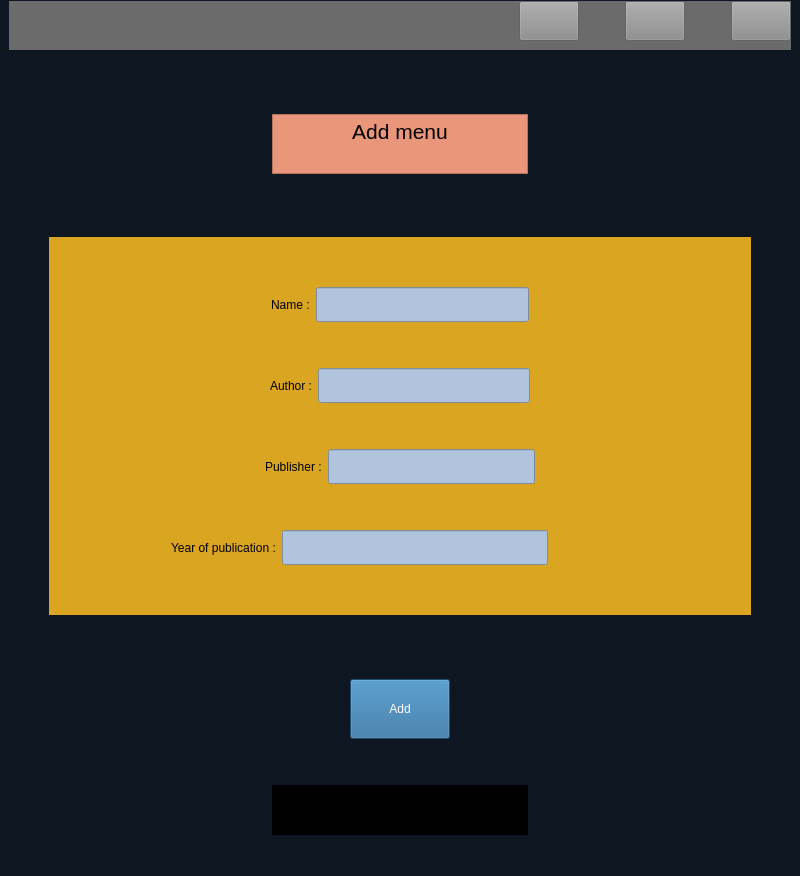
<?xml version="1.0" encoding="UTF-8"?>
<ui version="4.0">
 <class>add</class>
 <widget class="QWidget" name="add">
  <property name="geometry">
   <rect>
    <x>0</x>
    <y>0</y>
    <width>800</width>
    <height>876</height>
   </rect>
  </property>
  <property name="windowTitle">
   <string>Form</string>
  </property>
  <property name="styleSheet">
   <string notr="true">#addwin
{
background-color : rgb(14, 22, 33)
}

#top
{
background-color : rgb(107, 107, 107)
}

#pushButton::hover
{
	background-color: rgb(206, 206, 206);
}

#pushButton
{
background-color : rgb(140, 140, 140) ;
border-color: rgb(0, 0, 0);
}
#close
{
background-color : rgb(140, 140, 140) ;
}

#close::hover
{
background-color : red 
}

#reload::hover
{
	background-color: rgb(206, 206, 206);
}

#reload
{
background-color : rgb(140, 140, 140) ;
border-color: rgb(0, 0, 0);
}

#textBrowser
{
	background-color: rgb(233, 150, 122);
}
#textBrowser_2
{
	color: rgb(255, 255, 255);
	background-color: rgb(39, 104, 153);
}

#specification
{
	background-color: rgb(218, 165, 32);
}
#name
{
	color: rgb(79, 59, 33);
    background-color : rgb(176, 196, 222)
}

#author
{
background-color : rgb(176, 196, 222) ;
color: rgb(79, 59, 33);
}

#publisher
{
color: rgb(79, 59, 33);
background-color : rgb(176, 196, 222) ;
}

#year_of_publication
{
color: rgb(79, 59, 33);
background-color : rgb(176, 196, 222) ;
}
#add_2
{
	color: rgb(255, 255, 255);
	font: 10pt &quot;MS Shell Dlg 2&quot;;
background-color: rgb(39, 104, 153) ;
}
#add_2::hover
{
background-color : #008080
}
#textBrowser_3
{
	background-color: rgb(0, 0, 0);
	color: rgb(178, 34, 34);
	font: 10pt &quot;MS Shell Dlg 2&quot;;
}
</string>
  </property>
  <layout class="QVBoxLayout" name="verticalLayout">
   <property name="leftMargin">
    <number>0</number>
   </property>
   <property name="topMargin">
    <number>0</number>
   </property>
   <property name="rightMargin">
    <number>0</number>
   </property>
   <property name="bottomMargin">
    <number>0</number>
   </property>
   <item>
    <widget class="QWidget" name="addwin" native="true">
     <layout class="QVBoxLayout" name="verticalLayout_2">
      <property name="topMargin">
       <number>1</number>
      </property>
      <property name="bottomMargin">
       <number>1</number>
      </property>
      <item>
       <widget class="QWidget" name="top" native="true">
        <property name="sizePolicy">
         <sizepolicy hsizetype="Preferred" vsizetype="Fixed">
          <horstretch>0</horstretch>
          <verstretch>0</verstretch>
         </sizepolicy>
        </property>
        <layout class="QHBoxLayout" name="horizontalLayout">
         <property name="leftMargin">
          <number>0</number>
         </property>
         <property name="topMargin">
          <number>0</number>
         </property>
         <property name="rightMargin">
          <number>0</number>
         </property>
         <item>
          <spacer name="horizontalSpacer">
           <property name="orientation">
            <enum>Qt::Horizontal</enum>
           </property>
           <property name="sizeHint" stdset="0">
            <size>
             <width>40</width>
             <height>20</height>
            </size>
           </property>
          </spacer>
         </item>
         <item>
          <widget class="QPushButton" name="pushButton">
           <property name="minimumSize">
            <size>
             <width>60</width>
             <height>40</height>
            </size>
           </property>
           <property name="text">
            <string/>
           </property>
           <property name="icon">
            <iconset resource="resource.qrc">
             <normaloff>:/icons/back.png</normaloff>:/icons/back.png</iconset>
           </property>
           <property name="iconSize">
            <size>
             <width>23</width>
             <height>23</height>
            </size>
           </property>
          </widget>
         </item>
         <item>
          <spacer name="horizontalSpacer_17">
           <property name="orientation">
            <enum>Qt::Horizontal</enum>
           </property>
           <property name="sizeType">
            <enum>QSizePolicy::Fixed</enum>
           </property>
           <property name="sizeHint" stdset="0">
            <size>
             <width>40</width>
             <height>20</height>
            </size>
           </property>
          </spacer>
         </item>
         <item>
          <widget class="QPushButton" name="reload">
           <property name="sizePolicy">
            <sizepolicy hsizetype="Fixed" vsizetype="Fixed">
             <horstretch>60</horstretch>
             <verstretch>0</verstretch>
            </sizepolicy>
           </property>
           <property name="minimumSize">
            <size>
             <width>60</width>
             <height>40</height>
            </size>
           </property>
           <property name="text">
            <string/>
           </property>
           <property name="icon">
            <iconset resource="resource.qrc">
             <normaloff>:/icons/reload.png</normaloff>:/icons/reload.png</iconset>
           </property>
           <property name="iconSize">
            <size>
             <width>23</width>
             <height>23</height>
            </size>
           </property>
          </widget>
         </item>
         <item>
          <spacer name="horizontalSpacer_15">
           <property name="orientation">
            <enum>Qt::Horizontal</enum>
           </property>
           <property name="sizeType">
            <enum>QSizePolicy::Fixed</enum>
           </property>
           <property name="sizeHint" stdset="0">
            <size>
             <width>40</width>
             <height>20</height>
            </size>
           </property>
          </spacer>
         </item>
         <item>
          <widget class="QPushButton" name="close">
           <property name="sizePolicy">
            <sizepolicy hsizetype="Fixed" vsizetype="Fixed">
             <horstretch>0</horstretch>
             <verstretch>0</verstretch>
            </sizepolicy>
           </property>
           <property name="minimumSize">
            <size>
             <width>60</width>
             <height>40</height>
            </size>
           </property>
           <property name="text">
            <string/>
           </property>
           <property name="icon">
            <iconset resource="resource.qrc">
             <normaloff>:/icons/close.png</normaloff>:/icons/close.png</iconset>
           </property>
           <property name="iconSize">
            <size>
             <width>23</width>
             <height>23</height>
            </size>
           </property>
          </widget>
         </item>
        </layout>
       </widget>
      </item>
      <item>
       <spacer name="verticalSpacer_2">
        <property name="orientation">
         <enum>Qt::Vertical</enum>
        </property>
        <property name="sizeType">
         <enum>QSizePolicy::Expanding</enum>
        </property>
        <property name="sizeHint" stdset="0">
         <size>
          <width>20</width>
          <height>20</height>
         </size>
        </property>
       </spacer>
      </item>
      <item>
       <layout class="QHBoxLayout" name="horizontalLayout_2">
        <property name="topMargin">
         <number>0</number>
        </property>
        <item>
         <spacer name="horizontalSpacer_2">
          <property name="orientation">
           <enum>Qt::Horizontal</enum>
          </property>
          <property name="sizeHint" stdset="0">
           <size>
            <width>40</width>
            <height>20</height>
           </size>
          </property>
         </spacer>
        </item>
        <item>
         <widget class="QTextBrowser" name="textBrowser">
          <property name="sizePolicy">
           <sizepolicy hsizetype="Fixed" vsizetype="Fixed">
            <horstretch>0</horstretch>
            <verstretch>60</verstretch>
           </sizepolicy>
          </property>
          <property name="minimumSize">
           <size>
            <width>0</width>
            <height>60</height>
           </size>
          </property>
          <property name="maximumSize">
           <size>
            <width>400</width>
            <height>60</height>
           </size>
          </property>
          <property name="html">
           <string>&lt;!DOCTYPE HTML PUBLIC &quot;-//W3C//DTD HTML 4.0//EN&quot; &quot;http://www.w3.org/TR/REC-html40/strict.dtd&quot;&gt;
&lt;html&gt;&lt;head&gt;&lt;meta name=&quot;qrichtext&quot; content=&quot;1&quot; /&gt;&lt;style type=&quot;text/css&quot;&gt;
p, li { white-space: pre-wrap; }
&lt;/style&gt;&lt;/head&gt;&lt;body style=&quot; font-family:'MS Shell Dlg 2'; font-size:8.05594pt; font-weight:400; font-style:normal;&quot;&gt;
&lt;p align=&quot;center&quot; style=&quot; margin-top:0px; margin-bottom:0px; margin-left:0px; margin-right:0px; -qt-block-indent:0; text-indent:0px;&quot;&gt;&lt;span style=&quot; font-size:16pt;&quot;&gt;Add menu&lt;/span&gt;&lt;/p&gt;&lt;/body&gt;&lt;/html&gt;</string>
          </property>
         </widget>
        </item>
        <item>
         <spacer name="horizontalSpacer_3">
          <property name="orientation">
           <enum>Qt::Horizontal</enum>
          </property>
          <property name="sizeHint" stdset="0">
           <size>
            <width>40</width>
            <height>20</height>
           </size>
          </property>
         </spacer>
        </item>
       </layout>
      </item>
      <item>
       <spacer name="verticalSpacer_3">
        <property name="orientation">
         <enum>Qt::Vertical</enum>
        </property>
        <property name="sizeType">
         <enum>QSizePolicy::Expanding</enum>
        </property>
        <property name="sizeHint" stdset="0">
         <size>
          <width>20</width>
          <height>35</height>
         </size>
        </property>
       </spacer>
      </item>
      <item>
       <layout class="QHBoxLayout" name="horizontalLayout_10">
        <property name="leftMargin">
         <number>0</number>
        </property>
        <property name="topMargin">
         <number>0</number>
        </property>
        <property name="rightMargin">
         <number>0</number>
        </property>
        <item>
         <spacer name="horizontalSpacer_21">
          <property name="orientation">
           <enum>Qt::Horizontal</enum>
          </property>
          <property name="sizeType">
           <enum>QSizePolicy::Fixed</enum>
          </property>
          <property name="sizeHint" stdset="0">
           <size>
            <width>40</width>
            <height>20</height>
           </size>
          </property>
         </spacer>
        </item>
        <item>
         <widget class="QWidget" name="specification" native="true">
          <layout class="QVBoxLayout" name="verticalLayout_4">
           <property name="topMargin">
            <number>10</number>
           </property>
           <property name="bottomMargin">
            <number>10</number>
           </property>
           <item>
            <spacer name="verticalSpacer_6">
             <property name="orientation">
              <enum>Qt::Vertical</enum>
             </property>
             <property name="sizeHint" stdset="0">
              <size>
               <width>20</width>
               <height>40</height>
              </size>
             </property>
            </spacer>
           </item>
           <item>
            <layout class="QHBoxLayout" name="horizontalLayout_11">
             <property name="topMargin">
              <number>0</number>
             </property>
             <item>
              <spacer name="horizontalSpacer_6">
               <property name="orientation">
                <enum>Qt::Horizontal</enum>
               </property>
               <property name="sizeHint" stdset="0">
                <size>
                 <width>40</width>
                 <height>20</height>
                </size>
               </property>
              </spacer>
             </item>
             <item>
              <widget class="QLabel" name="label">
               <property name="text">
                <string>Name :</string>
               </property>
              </widget>
             </item>
             <item>
              <widget class="QLineEdit" name="name">
               <property name="sizePolicy">
                <sizepolicy hsizetype="Expanding" vsizetype="Fixed">
                 <horstretch>0</horstretch>
                 <verstretch>0</verstretch>
                </sizepolicy>
               </property>
               <property name="minimumSize">
                <size>
                 <width>0</width>
                 <height>35</height>
                </size>
               </property>
               <property name="maximumSize">
                <size>
                 <width>16777215</width>
                 <height>35</height>
                </size>
               </property>
              </widget>
             </item>
             <item>
              <spacer name="horizontalSpacer_7">
               <property name="orientation">
                <enum>Qt::Horizontal</enum>
               </property>
               <property name="sizeHint" stdset="0">
                <size>
                 <width>40</width>
                 <height>20</height>
                </size>
               </property>
              </spacer>
             </item>
            </layout>
           </item>
           <item>
            <spacer name="verticalSpacer_8">
             <property name="orientation">
              <enum>Qt::Vertical</enum>
             </property>
             <property name="sizeHint" stdset="0">
              <size>
               <width>20</width>
               <height>40</height>
              </size>
             </property>
            </spacer>
           </item>
           <item>
            <layout class="QHBoxLayout" name="horizontalLayout_12">
             <property name="topMargin">
              <number>0</number>
             </property>
             <item>
              <spacer name="horizontalSpacer_8">
               <property name="orientation">
                <enum>Qt::Horizontal</enum>
               </property>
               <property name="sizeHint" stdset="0">
                <size>
                 <width>40</width>
                 <height>20</height>
                </size>
               </property>
              </spacer>
             </item>
             <item>
              <widget class="QLabel" name="label_2">
               <property name="text">
                <string>Author :</string>
               </property>
              </widget>
             </item>
             <item>
              <widget class="QLineEdit" name="author">
               <property name="minimumSize">
                <size>
                 <width>0</width>
                 <height>35</height>
                </size>
               </property>
               <property name="maximumSize">
                <size>
                 <width>16777215</width>
                 <height>35</height>
                </size>
               </property>
              </widget>
             </item>
             <item>
              <spacer name="horizontalSpacer_9">
               <property name="orientation">
                <enum>Qt::Horizontal</enum>
               </property>
               <property name="sizeHint" stdset="0">
                <size>
                 <width>40</width>
                 <height>20</height>
                </size>
               </property>
              </spacer>
             </item>
            </layout>
           </item>
           <item>
            <spacer name="verticalSpacer_10">
             <property name="orientation">
              <enum>Qt::Vertical</enum>
             </property>
             <property name="sizeHint" stdset="0">
              <size>
               <width>20</width>
               <height>40</height>
              </size>
             </property>
            </spacer>
           </item>
           <item>
            <layout class="QHBoxLayout" name="horizontalLayout_13">
             <property name="topMargin">
              <number>0</number>
             </property>
             <item>
              <spacer name="horizontalSpacer_23">
               <property name="orientation">
                <enum>Qt::Horizontal</enum>
               </property>
               <property name="sizeHint" stdset="0">
                <size>
                 <width>40</width>
                 <height>20</height>
                </size>
               </property>
              </spacer>
             </item>
             <item>
              <widget class="QLabel" name="label_3">
               <property name="text">
                <string>Publisher :</string>
               </property>
              </widget>
             </item>
             <item>
              <widget class="QLineEdit" name="publisher">
               <property name="minimumSize">
                <size>
                 <width>0</width>
                 <height>35</height>
                </size>
               </property>
               <property name="maximumSize">
                <size>
                 <width>16777215</width>
                 <height>35</height>
                </size>
               </property>
              </widget>
             </item>
             <item>
              <spacer name="horizontalSpacer_22">
               <property name="orientation">
                <enum>Qt::Horizontal</enum>
               </property>
               <property name="sizeHint" stdset="0">
                <size>
                 <width>40</width>
                 <height>20</height>
                </size>
               </property>
              </spacer>
             </item>
            </layout>
           </item>
           <item>
            <spacer name="verticalSpacer_11">
             <property name="orientation">
              <enum>Qt::Vertical</enum>
             </property>
             <property name="sizeHint" stdset="0">
              <size>
               <width>20</width>
               <height>40</height>
              </size>
             </property>
            </spacer>
           </item>
           <item>
            <layout class="QHBoxLayout" name="horizontalLayout_3">
             <property name="topMargin">
              <number>0</number>
             </property>
             <item>
              <spacer name="horizontalSpacer_4">
               <property name="orientation">
                <enum>Qt::Horizontal</enum>
               </property>
               <property name="sizeType">
                <enum>QSizePolicy::Fixed</enum>
               </property>
               <property name="sizeHint" stdset="0">
                <size>
                 <width>113</width>
                 <height>20</height>
                </size>
               </property>
              </spacer>
             </item>
             <item>
              <widget class="QLabel" name="lable_10">
               <property name="text">
                <string>Year of publication :</string>
               </property>
              </widget>
             </item>
             <item>
              <widget class="QLineEdit" name="year_of_publication">
               <property name="minimumSize">
                <size>
                 <width>0</width>
                 <height>35</height>
                </size>
               </property>
               <property name="maximumSize">
                <size>
                 <width>16777215</width>
                 <height>35</height>
                </size>
               </property>
              </widget>
             </item>
             <item>
              <spacer name="horizontalSpacer_5">
               <property name="orientation">
                <enum>Qt::Horizontal</enum>
               </property>
               <property name="sizeType">
                <enum>QSizePolicy::Fixed</enum>
               </property>
               <property name="sizeHint" stdset="0">
                <size>
                 <width>194</width>
                 <height>20</height>
                </size>
               </property>
              </spacer>
             </item>
            </layout>
           </item>
           <item>
            <spacer name="verticalSpacer_7">
             <property name="orientation">
              <enum>Qt::Vertical</enum>
             </property>
             <property name="sizeHint" stdset="0">
              <size>
               <width>20</width>
               <height>40</height>
              </size>
             </property>
            </spacer>
           </item>
          </layout>
         </widget>
        </item>
        <item>
         <spacer name="horizontalSpacer_20">
          <property name="orientation">
           <enum>Qt::Horizontal</enum>
          </property>
          <property name="sizeType">
           <enum>QSizePolicy::Fixed</enum>
          </property>
          <property name="sizeHint" stdset="0">
           <size>
            <width>40</width>
            <height>20</height>
           </size>
          </property>
         </spacer>
        </item>
       </layout>
      </item>
      <item>
       <spacer name="verticalSpacer_4">
        <property name="orientation">
         <enum>Qt::Vertical</enum>
        </property>
        <property name="sizeHint" stdset="0">
         <size>
          <width>20</width>
          <height>40</height>
         </size>
        </property>
       </spacer>
      </item>
      <item>
       <layout class="QVBoxLayout" name="verticalLayout_3">
        <property name="topMargin">
         <number>0</number>
        </property>
        <property name="bottomMargin">
         <number>0</number>
        </property>
        <item>
         <layout class="QHBoxLayout" name="horizontalLayout_8">
          <property name="topMargin">
           <number>0</number>
          </property>
          <item>
           <spacer name="horizontalSpacer_16">
            <property name="orientation">
             <enum>Qt::Horizontal</enum>
            </property>
            <property name="sizeHint" stdset="0">
             <size>
              <width>40</width>
              <height>20</height>
             </size>
            </property>
           </spacer>
          </item>
          <item>
           <widget class="QPushButton" name="add_2">
            <property name="sizePolicy">
             <sizepolicy hsizetype="Fixed" vsizetype="Fixed">
              <horstretch>0</horstretch>
              <verstretch>0</verstretch>
             </sizepolicy>
            </property>
            <property name="minimumSize">
             <size>
              <width>100</width>
              <height>60</height>
             </size>
            </property>
            <property name="maximumSize">
             <size>
              <width>300</width>
              <height>16777215</height>
             </size>
            </property>
            <property name="text">
             <string>Add</string>
            </property>
           </widget>
          </item>
          <item>
           <spacer name="horizontalSpacer_14">
            <property name="orientation">
             <enum>Qt::Horizontal</enum>
            </property>
            <property name="sizeHint" stdset="0">
             <size>
              <width>40</width>
              <height>20</height>
             </size>
            </property>
           </spacer>
          </item>
         </layout>
        </item>
        <item>
         <spacer name="verticalSpacer_9">
          <property name="orientation">
           <enum>Qt::Vertical</enum>
          </property>
          <property name="sizeType">
           <enum>QSizePolicy::Fixed</enum>
          </property>
          <property name="sizeHint" stdset="0">
           <size>
            <width>20</width>
            <height>40</height>
           </size>
          </property>
         </spacer>
        </item>
        <item>
         <layout class="QHBoxLayout" name="horizontalLayout_9">
          <property name="topMargin">
           <number>0</number>
          </property>
          <item>
           <spacer name="horizontalSpacer_18">
            <property name="orientation">
             <enum>Qt::Horizontal</enum>
            </property>
            <property name="sizeHint" stdset="0">
             <size>
              <width>40</width>
              <height>20</height>
             </size>
            </property>
           </spacer>
          </item>
          <item>
           <widget class="QTextBrowser" name="textBrowser_3">
            <property name="sizePolicy">
             <sizepolicy hsizetype="Fixed" vsizetype="Fixed">
              <horstretch>0</horstretch>
              <verstretch>0</verstretch>
             </sizepolicy>
            </property>
            <property name="minimumSize">
             <size>
              <width>50</width>
              <height>0</height>
             </size>
            </property>
            <property name="maximumSize">
             <size>
              <width>16777215</width>
              <height>50</height>
             </size>
            </property>
            <property name="html">
             <string>&lt;!DOCTYPE HTML PUBLIC &quot;-//W3C//DTD HTML 4.0//EN&quot; &quot;http://www.w3.org/TR/REC-html40/strict.dtd&quot;&gt;
&lt;html&gt;&lt;head&gt;&lt;meta name=&quot;qrichtext&quot; content=&quot;1&quot; /&gt;&lt;style type=&quot;text/css&quot;&gt;
p, li { white-space: pre-wrap; }
&lt;/style&gt;&lt;/head&gt;&lt;body style=&quot; font-family:'MS Shell Dlg 2'; font-size:10pt; font-weight:400; font-style:normal;&quot;&gt;
&lt;p align=&quot;center&quot; style=&quot;-qt-paragraph-type:empty; margin-top:0px; margin-bottom:0px; margin-left:0px; margin-right:0px; -qt-block-indent:0; text-indent:0px; font-size:8.05594pt;&quot;&gt;&lt;br /&gt;&lt;/p&gt;&lt;/body&gt;&lt;/html&gt;</string>
            </property>
           </widget>
          </item>
          <item>
           <spacer name="horizontalSpacer_19">
            <property name="orientation">
             <enum>Qt::Horizontal</enum>
            </property>
            <property name="sizeHint" stdset="0">
             <size>
              <width>40</width>
              <height>20</height>
             </size>
            </property>
           </spacer>
          </item>
         </layout>
        </item>
        <item>
         <spacer name="verticalSpacer_5">
          <property name="orientation">
           <enum>Qt::Vertical</enum>
          </property>
          <property name="sizeType">
           <enum>QSizePolicy::Fixed</enum>
          </property>
          <property name="sizeHint" stdset="0">
           <size>
            <width>20</width>
            <height>40</height>
           </size>
          </property>
         </spacer>
        </item>
       </layout>
      </item>
     </layout>
    </widget>
   </item>
  </layout>
 </widget>
 <resources>
  <include location="resource.qrc"/>
 </resources>
 <connections/>
</ui>
